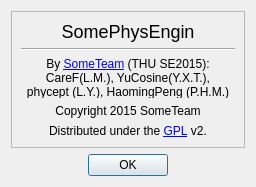
<?xml version="1.0" encoding="UTF-8"?>
<ui version="4.0">
 <class>AboutDialog</class>
 <widget class="QDialog" name="AboutDialog">
  <property name="enabled">
   <bool>true</bool>
  </property>
  <property name="geometry">
   <rect>
    <x>0</x>
    <y>0</y>
    <width>256</width>
    <height>187</height>
   </rect>
  </property>
  <property name="sizePolicy">
   <sizepolicy hsizetype="Fixed" vsizetype="Fixed">
    <horstretch>0</horstretch>
    <verstretch>0</verstretch>
   </sizepolicy>
  </property>
  <property name="minimumSize">
   <size>
    <width>256</width>
    <height>187</height>
   </size>
  </property>
  <property name="maximumSize">
   <size>
    <width>256</width>
    <height>187</height>
   </size>
  </property>
  <property name="windowTitle">
   <string>About SomePhysEngin</string>
  </property>
  <layout class="QVBoxLayout" name="verticalLayout">
   <item>
    <widget class="QFrame" name="frame">
     <property name="frameShape">
      <enum>QFrame::StyledPanel</enum>
     </property>
     <property name="frameShadow">
      <enum>QFrame::Raised</enum>
     </property>
     <layout class="QVBoxLayout" name="verticalLayout_2">
      <item>
       <widget class="QLabel" name="App_name">
        <property name="text">
         <string>&lt;html&gt;&lt;head/&gt;&lt;body&gt;&lt;p&gt;&lt;span style=&quot; font-size:x-large;&quot;&gt;SomePhysEngin&lt;/span&gt;&lt;/p&gt;&lt;/body&gt;&lt;/html&gt;</string>
        </property>
        <property name="textFormat">
         <enum>Qt::RichText</enum>
        </property>
        <property name="alignment">
         <set>Qt::AlignCenter</set>
        </property>
       </widget>
      </item>
      <item>
       <widget class="Line" name="line">
        <property name="orientation">
         <enum>Qt::Horizontal</enum>
        </property>
       </widget>
      </item>
      <item>
       <widget class="QLabel" name="Author">
        <property name="text">
         <string>By &lt;a href=&quot;https://github.com/SomeTeam-SE2015/SomePhysEngin&quot;&gt;SomeTeam&lt;/a&gt; (THU SE2015):&lt;br&gt;
CareF(L.M.), YuCosine(Y.X.T.), &lt;br&gt;
phycept (L.Y.), HaomingPeng (P.H.M.)</string>
        </property>
        <property name="alignment">
         <set>Qt::AlignCenter</set>
        </property>
       </widget>
      </item>
      <item>
       <spacer name="verticalSpacer">
        <property name="orientation">
         <enum>Qt::Vertical</enum>
        </property>
        <property name="sizeHint" stdset="0">
         <size>
          <width>0</width>
          <height>0</height>
         </size>
        </property>
       </spacer>
      </item>
      <item>
       <widget class="QLabel" name="Copyright">
        <property name="text">
         <string>Copyright 2015 SomeTeam</string>
        </property>
        <property name="alignment">
         <set>Qt::AlignCenter</set>
        </property>
       </widget>
      </item>
      <item>
       <widget class="QLabel" name="licence">
        <property name="text">
         <string>&lt;html&gt;&lt;head/&gt;&lt;body&gt;&lt;p&gt;Distributed under the &lt;a href=&quot;http://www.gnu.org/licenses/gpl-2.0.html&quot;&gt;&lt;span style=&quot; text-decoration: underline; color:#0000ff;&quot;&gt;GPL&lt;/span&gt;&lt;/a&gt; v2.&lt;/p&gt;&lt;/body&gt;&lt;/html&gt;</string>
        </property>
        <property name="textFormat">
         <enum>Qt::RichText</enum>
        </property>
        <property name="alignment">
         <set>Qt::AlignCenter</set>
        </property>
       </widget>
      </item>
     </layout>
    </widget>
   </item>
   <item>
    <widget class="QDialogButtonBox" name="buttonBox">
     <property name="orientation">
      <enum>Qt::Horizontal</enum>
     </property>
     <property name="standardButtons">
      <set>QDialogButtonBox::Ok</set>
     </property>
     <property name="centerButtons">
      <bool>true</bool>
     </property>
    </widget>
   </item>
  </layout>
 </widget>
 <resources/>
 <connections>
  <connection>
   <sender>buttonBox</sender>
   <signal>accepted()</signal>
   <receiver>AboutDialog</receiver>
   <slot>accept()</slot>
   <hints>
    <hint type="sourcelabel">
     <x>248</x>
     <y>254</y>
    </hint>
    <hint type="destinationlabel">
     <x>157</x>
     <y>274</y>
    </hint>
   </hints>
  </connection>
  <connection>
   <sender>buttonBox</sender>
   <signal>rejected()</signal>
   <receiver>AboutDialog</receiver>
   <slot>reject()</slot>
   <hints>
    <hint type="sourcelabel">
     <x>316</x>
     <y>260</y>
    </hint>
    <hint type="destinationlabel">
     <x>286</x>
     <y>274</y>
    </hint>
   </hints>
  </connection>
 </connections>
</ui>
